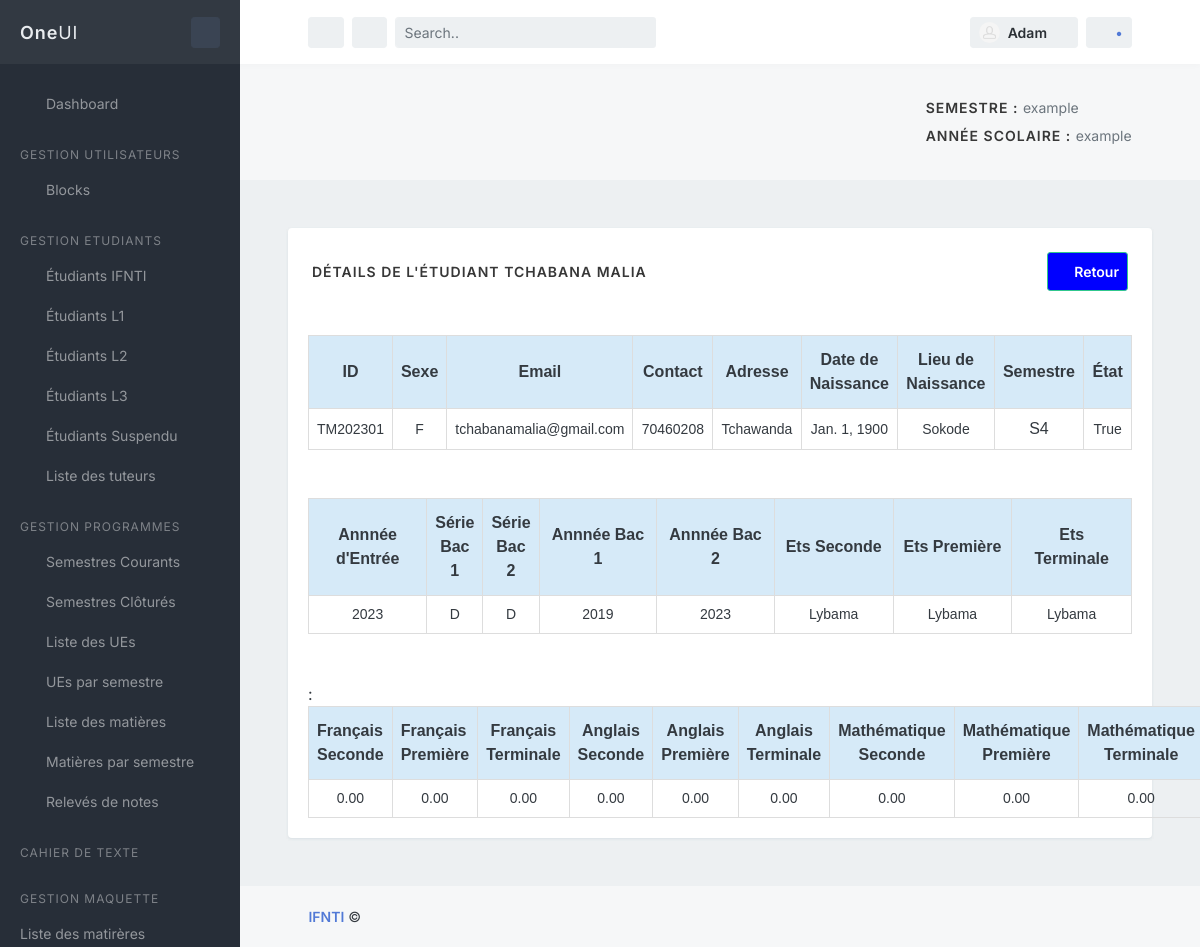
Screenshot of /main/detail_etudiant/TM202301/ with the database file from the repository.
### main/models.py (models this page shows, shortened)
class Utilisateur(models.Model):
    SEXE_CHOISE = [
        ('F','Feminin'),
        ('M','Masculin')
    ]
    nom=models.CharField(max_length=50)
    prenom = models.CharField(max_length=50, verbose_name="Prénom")
    sexe = models.CharField(max_length=1, choices=SEXE_CHOISE)
    datenaissance = models.DateField(blank=True,verbose_name="date de naissance",null=True, validators=[MaxValueValidator(limit_value=date(2006, 1,1), message="L'année de naissance doit être inférieure à 2006")])
    lieunaissance = models.CharField(blank=True,max_length=20, verbose_name="lieu de naissance")
    contact = models.CharField(max_length=25)
    email=models.CharField(max_length=50, null=True)
    adresse=models.CharField(max_length=50)
    prefecture=models.CharField(max_length=50, null=True, verbose_name="Préfecture", default='tchaoudjo',blank=True)
    is_active = models.BooleanField(default=True, verbose_name="Actif")
    carte_identity = models.CharField(max_length=50, null=True,  verbose_name="Carte d'identité")
    nationalite = models.CharField(max_length=30, default='Togolaise', verbose_name='Nationalté',blank=True)
    user = models.OneToOneField(settings.AUTH_USER_MODEL, on_delete=models.CASCADE)
    class Meta:
        abstract = True

class Etudiant(Utilisateur):
    id = models.CharField(primary_key=True, blank=True, max_length=12)
    CHOIX_SERIE = [('A', 'A'), ('C', 'C'), ('D', 'D'), ('E', 'E'), ('F1', 'F1'), ('F2', 'F2'), ('F3', 'F3'),
                   ('F4', 'F4'), ('G2', 'G2')]
    seriebac1 = models.CharField(blank=True,max_length=2, choices=CHOIX_SERIE, verbose_name="Série bac 1", null=True)
    seriebac2 = models.CharField(blank=True,max_length=2, choices=CHOIX_SERIE, verbose_name="Série bac 2", null=True)
    anneeentree = models.IntegerField(default=datetime.date.today().year, blank=True, verbose_name="année entrée", null=False)
    anneebac1 = models.IntegerField(blank=True,verbose_name="Année d’obtention du BAC 1", null=True)
    anneebac2 = models.IntegerField(blank=True,verbose_name="Année d’obtention du BAC 2", null=True, default=datetime.date.today().year)
    etablissementSeconde = models.CharField(max_length=300, verbose_name="Nom d'établissement seconde", null=True, blank=True)
    francaisSeconde = models.DecimalField(max_digits=4, decimal_places=2, verbose_name="Note de français Seconde", default="0")
    anglaisSeconde = models.DecimalField(max_digits=4, decimal_places=2, verbose_name="Note d'anglais Seconde", default="0")
    mathematiqueSeconde = models.DecimalField(max_digits=4, decimal_places=2, verbose_name="Note de mathématique Seconde", default="0")
    etablissementPremiere = models.CharField(max_length=300, verbose_name="Nom d'établissement Première", null=True, blank=True)
    francaisPremiere = models.DecimalField(max_digits=4, decimal_places=2, verbose_name="Note de français Première", default="0")
    anglaisPremiere = models.DecimalField(max_digits=4, decimal_places=2, verbose_name="Note d'anglais Première", default="0")
    mathematiquePremiere = models.DecimalField(max_digits=4, decimal_places=2, verbose_name="Note de mathématique Première", default="0")
    etablissementTerminale = models.CharField(max_length=300, verbose_name="Nom d'établissement Terminale", null=True, blank=True)
    francaisTerminale = models.DecimalField(max_digits=4, decimal_places=2, verbose_name="Note de français Terminale", default="0")
    anglaisTerminale = models.DecimalField(max_digits=4, decimal_places=2, verbose_name="Note d'anglais Terminale", default="0")
    mathematiqueTerminale = models.DecimalField(max_digits=4, decimal_places=2, verbose_name="Note de mathématique Terminale", default="0")
    semestre = models.ManyToManyField('Semestre')
    passer_semestre_suivant =models.BooleanField(default=False, verbose_name="Passer au semestre suivant")
    class Meta:
        verbose_name = "Etudiant"
        verbose_name_plural = "Etudiants"
        unique_together = [["nom", "prenom", "datenaissance", "email"]]
    """ Cléf de l'étudiant"""

class Semestre(models.Model):
    id = models.CharField(primary_key=True, blank=True, max_length=14)
    CHOIX_SEMESTRE = [('S1', 'Semestre1'), ('S2', 'Semestre2'), ('S3', 'Semestre3'), ('S4', 'Semestre4'), ('S5', 'Semestre5'), ('S6', 'Semestre6')]
    libelle = models.CharField(max_length=30, choices=CHOIX_SEMESTRE)
    credits = models.IntegerField(default=30)
    semestreCourant = models.BooleanField(default=False, verbose_name="Semestre acutuelle", null=True)
    anneescolaire = models.ForeignKey('AnneeUniversitaire', on_delete=models.CASCADE, verbose_name="Année universitaire")
    """clef Semestre"""
    """def save(self):
        if not self.id: self.id = self.libelle +"-"+ str("A revoir avec malik")
        return super().save()
"""
    def save(self):
        if not self.id: self.id = self.libelle +"-"+ str(self.anneescolaire)
        return super().save()
    class Meta:
        unique_together = [["libelle"]]

### main/views.py (the view)
# urls.py: path('detail_etudiant/<str:id>/', views.detailEtudiant, name='detail_etudiant'),
def detailEtudiant(request, id): # Retourne le détail d'un etudiant donnée
	etudiant = get_object_or_404(Etudiant, id=id)
	return render(request, "etudiants/detailEtudiant.html", {"etudiant":etudiant})

### main/templates/etudiants/detailEtudiant.html (shortened to what this page needs)
{% extends '../index.html' %}
{% block content %}
<div class="block block-rounded m-5">
    <div class="block-header p-4">
        <h3 class="block-title">Détails de l'étudiant {{etudiant.nom}} {{etudiant.prenom}}</h3>
        <a class="btn btn-sm btn-success"  href="{% url 'main:liste_des_etudiants' %}" style="padding: 8px; float: right; background-color: blue; color: white;"><i class="fas fa-chevron-left fa-lg"></i>
            Retour</a>
    </div>
    <div class="block-content block-content-full">
        <table id="etudiant">
            <thead class="thead-dark">
                <tr>
                    <th class="text-center" style="width: 80px;">ID</th>
                    <th class="text-center" style="width: 80px;">Sexe</th>
                    <th class="text-center" style="width: 15%;">Email</th>
                    <th class="text-center" style="width: 15%;">Contact</th>
                    <th class="text-center" style="width: 15%;">Adresse</th>
                    <th class="text-center" style="width: 15%;">Date de Naissance</th>
                    <th class="text-center" style="width: 15%;">Lieu de Naissance</th>
                    <th class="text-center" style="width: 15%;">Semestre</th>
                    <th class="text-center" style="width: 15%;">État</th>
                </tr>
            </thead>
            <tbody>
                <tr>
                    <td class="text-center font-size-sm">{{etudiant.id}}</td>
                    <td class="text-center font-size-sm">{{etudiant.sexe}}</td>
                    <td class="text-center font-size-sm">{{etudiant.email}}</td>
                    <td class="text-center font-size-sm">{{etudiant.contact}}</td>
                    <td class="text-center font-size-sm">{{etudiant.adresse}}</td>
                    <td class="text-center font-size-sm">{{etudiant.datenaissance}}</td>
                    <td class="text-center font-size-sm">{{etudiant.lieunaissance}}</td>
                    {% for s in etudiant.semestre.all %}
                    <td style="text-align: center;">
                        {{s.libelle}}
                    </td>
                    {% endfor%}
                    <td class="text-center font-size-sm">{{etudiant.is_active}}</td>
                </tr>
            </tbody>
        </table>
        <br>
        <br>
        <table id="etudiant">
            <thead class="thead-dark">
                <tr>
                    <th class="text-center" style="width: 15%;">Annnée d'Entrée</th>
                    <th class="text-center" style="width: 80px;">Série Bac 1</th>
                    <th class="text-center" style="width: 80px;">Série Bac 2</th>
                    <th class="text-center" style="width: 15%;">Annnée Bac 1</th>
                    <th class="text-center" style="width: 15%;">Annnée Bac 2</th>
                    <th class="text-center" style="width: 15%;">Ets Seconde</th>
                    <th class="text-center" style="width: 15%;">Ets Première</th>
                    <th class="text-center" style="width: 15%;">Ets Terminale</th>
                </tr>
            </thead>
            <tbody>
                <tr>
                    <td class="text-center font-size-sm">{{etudiant.anneeentree}}</td>
                    <td class="text-center font-size-sm">{{etudiant.seriebac1}}</td>
                    <td class="text-center font-size-sm">{{etudiant.seriebac2}}</td>
                    <td class="text-center font-size-sm">{{etudiant.anneebac1}}</td>
                    <td class="text-center font-size-sm">{{etudiant.anneebac2}}</td>
                    <td class="text-center font-size-sm">{{etudiant.etablissementSeconde}}</td>
                    <td class="text-center font-size-sm">{{etudiant.etablissementPremiere}}</td>
                    <td class="text-center font-size-sm">{{etudiant.etablissementTerminale}}</td>
                </tr>
            </tbody>
        </table>
        <br>
        <br>
        <table id="etudiant">:
            <thead class="thead-dark">
                <tr>
                    <th class="table-secondary" style="width: 15%;">Français Seconde</th>
                    <th class="table-secondary" style="width: 80px;">Français Première</th>
                    <th class="text-center" style="width: 80px;">Français Terminale</th>
                    <th class="text-center" style="width: 15%;">Anglais Seconde</th>
                    <th class="text-center" style="width: 15%;">Anglais Première</th>
                    <th class="text-center" style="width: 15%;">Anglais Terminale</th>
                    <th class="text-center" style="width: 15%;">Mathématique Seconde</th>
                    <th class="text-center" style="width: 15%;">Mathématique Première</th>
                    <th class="text-center" style="width: 15%;">Mathématique Terminale</th>
                </tr>
            </thead>
            <tbody>
                <tr>
                    <td class="text-center font-size-sm">{{etudiant.francaisSeconde}}</td>
                    <td class="text-center font-size-sm">{{etudiant.francaisPremiere}}</td>
                    <td class="text-center font-size-sm">{{etudiant.francaisTerminale}}</td>
                    <td class="text-center font-size-sm">{{etudiant.anglaisSeconde}}</td>
                    <td class="text-center font-size-sm">{{etudiant.anglaisPremiere}}</td>
                    <td class="text-center font-size-sm">{{etudiant.anglaisTerminale}}</td>
                    <td class="text-center font-size-sm">{{etudiant.mathematiqueSeconde}}</td>
                    <td class="text-center font-size-sm">{{etudiant.mathematiquePremiere}}</td>
                    <td class="text-center font-size-sm">{{etudiant.mathematiqueTerminale}}</td>
                </tr>
            </tbody>
        </table>
    </div>
</div>
{% endblock %}

### main/templates/etudiants/detailEtudiant.html (style rules this page uses)
#etudiant { font-family: Arial, Helvetica, sans-serif; border-collapse: collapse; width: 100%; }
#etudiant td,#etudiant th { border: 1px solid #ddd; padding: 8px; }
#etudiant th { padding-top: 12px; padding-bottom: 12px; text-align: left; background-color: #d6eaf8; }

### rows the page displays
Etudiant: nom "TCHABANA", prenom "MALIA", id "TM202301", sexe "F", email "tchabanamalia@gmail.com", contact "70460208", adresse "Tchawanda", datenaissance "Jan. 1, 1900", lieunaissance "Sokode", is_active "True", anneeentree "2023", seriebac1 "D", seriebac2 "D", anneebac1 "2019", anneebac2 "2023", etablissementSeconde "Lybama", etablissementPremiere "Lybama", etablissementTerminale "Lybama", francaisSeconde "0.00", francaisPremiere "0.00", francaisTerminale "0.00", anglaisSeconde "0.00", anglaisPremiere "0.00", anglaisTerminale "0.00", mathematiqueSeconde "0.00", mathematiquePremiere "0.00", mathematiqueTerminale "0.00"
Semestre: libelle "S4"
